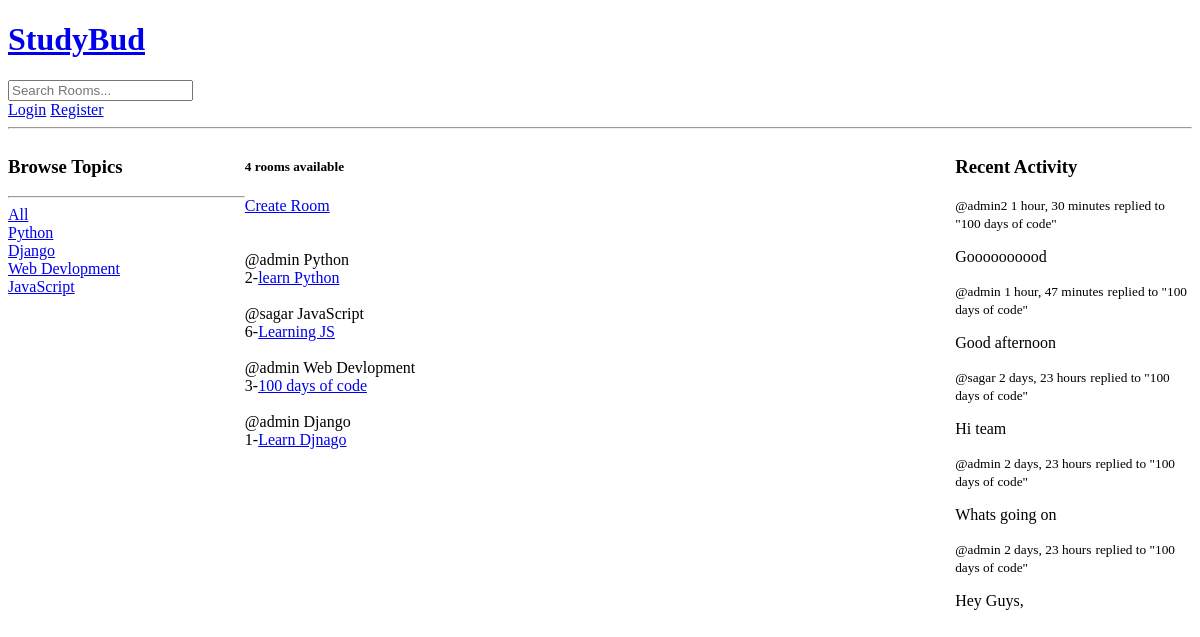
Before: / with the older database file.
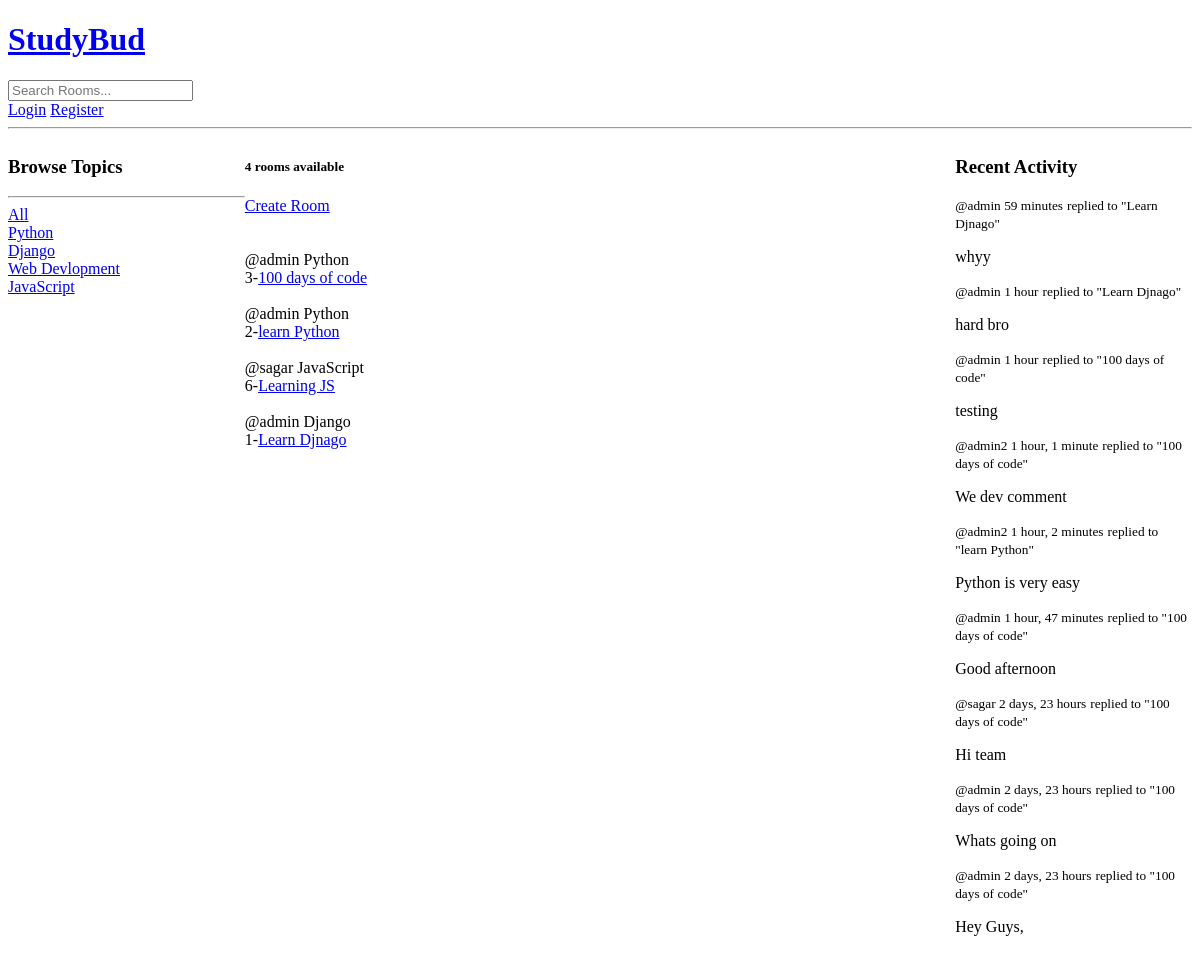
After: the same page with the newer database file.
### base/models.py (models this page shows, shortened)
class Topic(models.Model):
    name = models.CharField(max_length=200) # group name

class Room(models.Model):
    host =  models.ForeignKey(User,on_delete=models.SET_NULL, null=True)
    topic = models.ForeignKey(Topic,on_delete=models.SET_NULL, null=True) # Single topic may have many rooms ==> single to Many RELATIONSHIP
    name = models.CharField(max_length=200)
    description = models.TextField(null=True,blank=True)
    participants = models.ManyToManyField(User,related_name='participants',blank=True) # many to many relationship
    updated = models.DateTimeField(auto_now=True)
    created = models.DateTimeField(auto_now_add=True)
    def __str__(self) -> str:
        return self.name
    class Meta:
        ordering = ['-updated','-created']

class Message(models.Model):
    user = models.ForeignKey(User,on_delete=models.CASCADE)# one user can do many messages ==> one to many RELATIONSHIP
    room = models.ForeignKey(Room,on_delete=models.CASCADE) #Single room contain many message==> single to Many RELATIONSHIP
    body = models.TextField()
    updated = models.DateTimeField(auto_now=True)
    created = models.DateTimeField(auto_now_add=True)
    def __str__(self) -> str:
        return self.body[:50]
    class Meta:
        ordering = ['-created']

### base/views.py (the view)
# urls.py: path('', views.home, name='home'),
def home(request):
    q = request.GET.get('q','')
    rooms = Room.objects.filter(
        Q(topic__name__icontains=q) |
        Q(name__icontains=q) |
        Q(description__icontains=q) |
        Q(host__username__icontains=q)
    )
    topics = Topic.objects.all()
    room_messages = Message.objects.filter(
        Q(room__topic__name__icontains=q)
    )
    context = {
        'rooms':rooms,
        'topics':topics,
        'room_count': rooms.count(),
        'room_messages':room_messages
    }
    return render(request,'home.html',context)

### base/templates/home.html (shortened to what this page needs)
{% extends 'base.html' %} {% block content_block %}
<div class="home-container">
  <div class="">
    <h3>Browse Topics</h3>
    <hr />
    <div>
      <a href="{% url 'home' %}">All</a>
    </div>
    {% for topic in topics %}
    <div>
      <a href="{% url 'home' %}?q={{topic.name}}">{{topic.name}}</a>
    </div>
    {% endfor %}
  </div>
  <div>
    <h5>{{room_count}} rooms available</h5>
    <a href="{% url 'create-room' %}">Create Room </a><br /><br /><br />
    {% for room in rooms %}
    <span>
      @{{room.host.username}} {{room.topic.name}}
    </span>
    <br />
    {{room.id}}-<a href="{% url 'room' room.id %}">{{room.name}}</a><br /><br />
    {% endfor %}
  </div>
  <div>
    <h3>Recent Activity</h3>
    {% for message in room_messages %}
    <div>
      <small>@{{message.user}} {{message.created | timesince}}</small>
      <small>replied to "{{message.room}}"</small>
      <p>{{message}}</p>
    </div>
    {% endfor %}
  </div>
</div>
{% endblock content_block %}

### templates/base.html (shortened to what this page needs)
<!DOCTYPE html>
<html>
    <head>
        <link rel="stylesheet" href="">
    </head>
    <body>
        {% include 'navbar.html' %}
        {% block content_block %}{% endblock content_block %}
    </body>
</html>

### templates/navbar.html
<h1><a href="/">StudyBud</a></h1>
<form action="{% url 'home' %}" method="GET">
  <input type="text" name="q" placeholder="Search Rooms..." />
</form>
{% if request.user.is_authenticated %}
Hi {{request.user}}<br>
<a href="{% url 'logout' %}">Logout</a>
{% else %}
<a href="{% url 'login' %}">Login</a>
<a href="{% url 'register' %}">Register</a>
{% endif %}
<hr />

### base/templates/home.html (style rules this page uses)
.home-container { display: grid; grid-template-columns: 1fr 3fr 1fr; }

Changed rows visible on the page:
removed Message: user "admin2", created "1 hour, 30 minutes", room "100 days of code", body "Goooooooood"
changed Room "100 days of code": topic.name "Web Devlopment" → "Python"; moves up the list
added Message: user "admin", created "59 minutes", room "Learn Djnago", body "whyy"
added Message: user "admin", created "1 hour", room "Learn Djnago", body "hard bro"
added Message: user "admin", created "1 hour", room "100 days of code", body "testing"
added Message: user "admin2", created "1 hour, 1 minute", room "100 days of code", body "We dev comment"
added Message: user "admin2", created "1 hour, 2 minutes", room "learn Python", body "Python is very easy"
